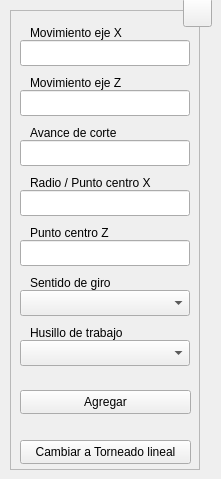
  <widget class="QWidget" name="centralwidget">
   <widget class="QFrame" name="frame">
    <property name="geometry">
     <rect>
      <x>10</x>
      <y>10</y>
      <width>190</width>
      <height>460</height>
     </rect>
    </property>
    <property name="sizePolicy">
     <sizepolicy hsizetype="Fixed" vsizetype="Fixed">
      <horstretch>0</horstretch>
      <verstretch>0</verstretch>
     </sizepolicy>
    </property>
    <property name="minimumSize">
     <size>
      <width>190</width>
      <height>460</height>
     </size>
    </property>
    <property name="maximumSize">
     <size>
      <width>190</width>
      <height>460</height>
     </size>
    </property>
    <property name="frameShape">
     <enum>QFrame::StyledPanel</enum>
    </property>
    <property name="frameShadow">
     <enum>QFrame::Raised</enum>
    </property>
    <widget class="QLineEdit" name="tbx_xin">
     <property name="geometry">
      <rect>
       <x>10</x>
       <y>30</y>
       <width>170</width>
       <height>26</height>
      </rect>
     </property>
     <property name="minimumSize">
      <size>
       <width>170</width>
       <height>0</height>
      </size>
     </property>
     <property name="maximumSize">
      <size>
       <width>170</width>
       <height>16777215</height>
      </size>
     </property>
     <property name="toolTip">
      <string>Digite la dimensión del movimiento en el eje X</string>
     </property>
     <property name="statusTip">
      <string/>
     </property>
     <property name="alignment">
      <set>Qt::AlignCenter</set>
     </property>
     <property name="placeholderText">
      <string/>
     </property>
    </widget>
    <widget class="QLabel" name="lbl_xin">
     <property name="enabled">
      <bool>true</bool>
     </property>
     <property name="geometry">
      <rect>
       <x>20</x>
       <y>10</y>
       <width>105</width>
       <height>26</height>
      </rect>
     </property>
     <property name="text">
      <string>Movimiento eje X</string>
     </property>
     <property name="buddy">
      <cstring>lbl_xin</cstring>
     </property>
    </widget>
    <widget class="QPushButton" name="btn_save">
     <property name="geometry">
      <rect>
       <x>10</x>
       <y>380</y>
       <width>171</width>
       <height>24</height>
      </rect>
     </property>
     <property name="sizePolicy">
      <sizepolicy hsizetype="Expanding" vsizetype="Expanding">
       <horstretch>0</horstretch>
       <verstretch>0</verstretch>
      </sizepolicy>
     </property>
     <property name="minimumSize">
      <size>
       <width>88</width>
       <height>0</height>
      </size>
     </property>
     <property name="toolTip">
      <string>Agregar los datos al programa CNC</string>
     </property>
     <property name="statusTip">
      <string/>
     </property>
     <property name="text">
      <string>Agregar</string>
     </property>
     <property name="shortcut">
      <string>Ctrl+S</string>
     </property>
     <property name="autoDefault">
      <bool>true</bool>
     </property>
    </widget>
    <widget class="QLabel" name="lbl_mov">
     <property name="enabled">
      <bool>true</bool>
     </property>
     <property name="geometry">
      <rect>
       <x>20</x>
       <y>260</y>
       <width>118</width>
       <height>26</height>
      </rect>
     </property>
     <property name="text">
      <string>Sentido de giro</string>
     </property>
     <property name="buddy">
      <cstring>lbl_mov</cstring>
     </property>
    </widget>
    <widget class="QComboBox" name="cbx_mov">
     <property name="geometry">
      <rect>
       <x>10</x>
       <y>280</y>
       <width>170</width>
       <height>26</height>
      </rect>
     </property>
     <property name="minimumSize">
      <size>
       <width>170</width>
       <height>26</height>
      </size>
     </property>
     <property name="maximumSize">
      <size>
       <width>170</width>
       <height>16777215</height>
      </size>
     </property>
     <property name="toolTip">
      <string>Seleccione el tipo de movimiento a ejecutar</string>
     </property>
    </widget>
    <widget class="QComboBox" name="cbx_sde">
     <property name="geometry">
      <rect>
       <x>10</x>
       <y>330</y>
       <width>170</width>
       <height>26</height>
      </rect>
     </property>
     <property name="minimumSize">
      <size>
       <width>170</width>
       <height>26</height>
      </size>
     </property>
     <property name="maximumSize">
      <size>
       <width>170</width>
       <height>16777215</height>
      </size>
     </property>
     <property name="toolTip">
      <string>Seleccione el husillo de trabajo a utilizar</string>
     </property>
    </widget>
    <widget class="QLabel" name="lbl_sde">
     <property name="enabled">
      <bool>true</bool>
     </property>
     <property name="geometry">
      <rect>
       <x>20</x>
       <y>310</y>
       <width>103</width>
       <height>26</height>
      </rect>
     </property>
     <property name="text">
      <string>Husillo de trabajo</string>
     </property>
     <property name="buddy">
      <cstring>lbl_mov</cstring>
     </property>
    </widget>
    <widget class="QLineEdit" name="tbx_zin">
     <property name="geometry">
      <rect>
       <x>10</x>
       <y>80</y>
       <width>170</width>
       <height>26</height>
      </rect>
     </property>
     <property name="minimumSize">
      <size>
       <width>170</width>
       <height>0</height>
      </size>
     </property>
     <property name="maximumSize">
      <size>
       <width>170</width>
       <height>16777215</height>
      </size>
     </property>
     <property name="toolTip">
      <string>Digite la dimensión del movimiento en el eje Z</string>
     </property>
     <property name="statusTip">
      <string/>
     </property>
     <property name="alignment">
      <set>Qt::AlignCenter</set>
     </property>
     <property name="placeholderText">
      <string/>
     </property>
    </widget>
    <widget class="QLabel" name="lbl_zin">
     <property name="enabled">
      <bool>true</bool>
     </property>
     <property name="geometry">
      <rect>
       <x>20</x>
       <y>60</y>
       <width>105</width>
       <height>26</height>
      </rect>
     </property>
     <property name="text">
      <string>Movimiento eje Z</string>
     </property>
     <property name="buddy">
      <cstring>lbl_xin</cstring>
     </property>
    </widget>
    <widget class="QLineEdit" name="tbx_fed">
     <property name="geometry">
      <rect>
       <x>10</x>
       <y>130</y>
       <width>170</width>
       <height>26</height>
      </rect>
     </property>
     <property name="minimumSize">
      <size>
       <width>170</width>
       <height>0</height>
      </size>
     </property>
     <property name="maximumSize">
      <size>
       <width>170</width>
       <height>16777215</height>
      </size>
     </property>
     <property name="toolTip">
      <string>Digite la velocidad de avance de corte</string>
     </property>
     <property name="statusTip">
      <string/>
     </property>
     <property name="alignment">
      <set>Qt::AlignCenter</set>
     </property>
     <property name="placeholderText">
      <string/>
     </property>
    </widget>
    <widget class="QLabel" name="lbl_fed">
     <property name="enabled">
      <bool>true</bool>
     </property>
     <property name="geometry">
      <rect>
       <x>20</x>
       <y>110</y>
       <width>98</width>
       <height>26</height>
      </rect>
     </property>
     <property name="text">
      <string>Avance de corte</string>
     </property>
     <property name="buddy">
      <cstring>lbl_xin</cstring>
     </property>
    </widget>
    <widget class="QPushButton" name="btn_switch">
     <property name="geometry">
      <rect>
       <x>10</x>
       <y>430</y>
       <width>171</width>
       <height>24</height>
      </rect>
     </property>
     <property name="sizePolicy">
      <sizepolicy hsizetype="Expanding" vsizetype="Expanding">
       <horstretch>0</horstretch>
       <verstretch>0</verstretch>
      </sizepolicy>
     </property>
     <property name="minimumSize">
      <size>
       <width>88</width>
       <height>0</height>
      </size>
     </property>
     <property name="toolTip">
      <string>Cambia a la función indicada</string>
     </property>
     <property name="statusTip">
      <string/>
     </property>
     <property name="text">
      <string>Cambiar a Torneado lineal</string>
     </property>
     <property name="shortcut">
      <string>Ctrl+Q</string>
     </property>
     <property name="autoDefault">
      <bool>true</bool>
     </property>
    </widget>
    <widget class="QLineEdit" name="tbx_xcn">
     <property name="geometry">
      <rect>
       <x>10</x>
       <y>180</y>
       <width>170</width>
       <height>26</height>
      </rect>
     </property>
     <property name="minimumSize">
      <size>
       <width>170</width>
       <height>0</height>
      </size>
     </property>
     <property name="maximumSize">
      <size>
       <width>170</width>
       <height>16777215</height>
      </size>
     </property>
     <property name="toolTip">
      <string>Digite la dimensión del radio o el punto centro en el eje X</string>
     </property>
     <property name="statusTip">
      <string/>
     </property>
     <property name="alignment">
      <set>Qt::AlignCenter</set>
     </property>
     <property name="placeholderText">
      <string/>
     </property>
    </widget>
    <widget class="QLabel" name="lbl_xcn">
     <property name="enabled">
      <bool>true</bool>
     </property>
     <property name="geometry">
      <rect>
       <x>20</x>
       <y>160</y>
       <width>131</width>
       <height>26</height>
      </rect>
     </property>
     <property name="text">
      <string>Radio / Punto centro X</string>
     </property>
     <property name="buddy">
      <cstring>lbl_xin</cstring>
     </property>
    </widget>
    <widget class="QLineEdit" name="tbx_zcn">
     <property name="geometry">
      <rect>
       <x>10</x>
       <y>230</y>
       <width>170</width>
       <height>26</height>
      </rect>
     </property>
     <property name="minimumSize">
      <size>
       <width>170</width>
       <height>0</height>
      </size>
     </property>
     <property name="maximumSize">
      <size>
       <width>170</width>
       <height>16777215</height>
      </size>
     </property>
     <property name="toolTip">
      <string>Digite la dimensión del punto centro del radio en el eje Z</string>
     </property>
     <property name="statusTip">
      <string/>
     </property>
     <property name="alignment">
      <set>Qt::AlignCenter</set>
     </property>
     <property name="placeholderText">
      <string/>
     </property>
    </widget>
    <widget class="QLabel" name="lbl_zcn">
     <property name="enabled">
      <bool>true</bool>
     </property>
     <property name="geometry">
      <rect>
       <x>20</x>
       <y>210</y>
       <width>118</width>
       <height>26</height>
      </rect>
     </property>
     <property name="text">
      <string>Punto centro Z</string>
     </property>
     <property name="buddy">
      <cstring>lbl_xin</cstring>
     </property>
    </widget>
    <zorder>tbx_xin</zorder>
    <zorder>lbl_xin</zorder>
    <zorder>btn_save</zorder>
    <zorder>cbx_mov</zorder>
    <zorder>lbl_mov</zorder>
    <zorder>cbx_sde</zorder>
    <zorder>lbl_sde</zorder>
    <zorder>tbx_zin</zorder>
    <zorder>lbl_zin</zorder>
    <zorder>tbx_fed</zorder>
    <zorder>lbl_fed</zorder>
    <zorder>btn_switch</zorder>
    <zorder>tbx_xcn</zorder>
    <zorder>lbl_xcn</zorder>
    <zorder>tbx_zcn</zorder>
    <zorder>lbl_zcn</zorder>
   </widget>
   <widget class="QToolButton" name="btn_help">
    <property name="geometry">
     <rect>
      <x>183</x>
      <y>-2</y>
      <width>29</width>
      <height>29</height>
     </rect>
    </property>
    <property name="font">
     <font>
      <pointsize>20</pointsize>
      <bold>true</bold>
     </font>
    </property>
    <property name="text">
     <string/>
    </property>
    <property name="icon">
     <iconset resource="../../resources/resources.qrc">
      <normaloff>:/icons/question.png</normaloff>:/icons/question.png</iconset>
    </property>
    <property name="iconSize">
     <size>
      <width>20</width>
      <height>20</height>
     </size>
    </property>
    <property name="shortcut">
     <string>F1</string>
    </property>
   </widget>
  </widget>
